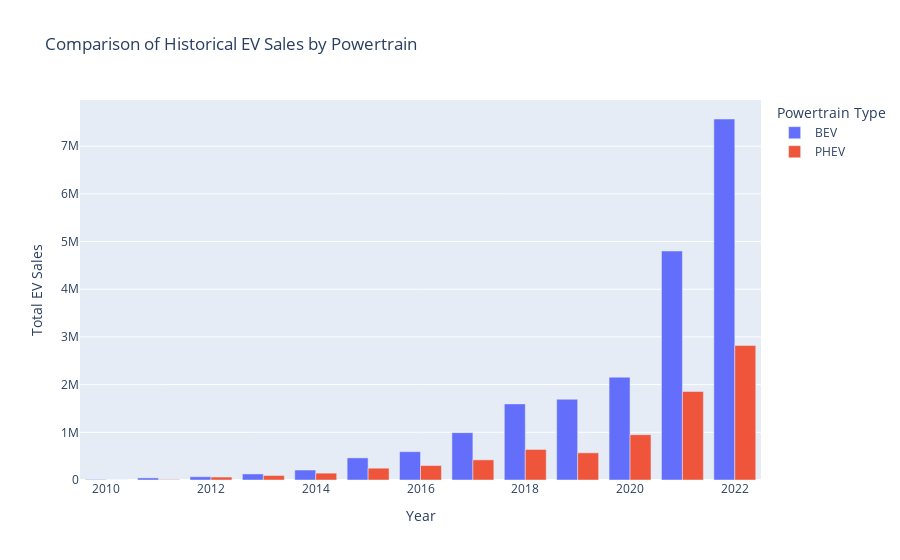

The cell this chart's notebook holds for it:
### Code cell
# 4.2 Analyse the historical EV sales treads by powertrain (use individual bar chart)


# Filter for 'EV sales' and 'Historical' category
historical_ev_sales = data[(data['parameter'] == 'EV sales') & (data['category'] == 'Historical')]

# Group data by 'year' and 'powertrain', then calculate total EV sales for each group
sales_trends_by_powertrain = historical_ev_sales.groupby(['year', 'powertrain'])['value'].sum().reset_index()

# Create a grouped bar chart to visualize the trends
fig = px.bar(sales_trends_by_powertrain, x='year', y='value', color='powertrain', barmode='group',
             labels={
                 "value": "Total EV Sales",
                 "powertrain": "Powertrain Type"
             },
             title="Comparison of Historical EV Sales by Powertrain")

# Enhance the visualization
fig.update_layout(
    xaxis_title='Year',
    yaxis_title='Total EV Sales',
    legend_title='Powertrain Type'
)

# Show the plot
fig.show()

### Figure 1 — Plotly figure (JSON) as saved in the notebook; plotly's stock layout.template omitted (floating-point values rounded to 4 significant figures)
{"data": [{"alignmentgroup": "True", "hovertemplate": "Powertrain Type=BEV<br>year=%{x}<br>Total EV Sales=%{y}<extra></extra>", "legendgroup": "BEV", "marker": {"color": "#636efa", "pattern": {"shape": ""}}, "name": "BEV", "offsetgroup": "BEV", "orientation": "v", "showlegend": true, "textposition": "auto", "type": "bar", "x": [2010, 2011, 2012, 2013, 2014, 2015, 2016, 2017, 2018, 2019, 2020, 2021, 2022], "xaxis": "x", "y": [10760.0, 43775, 69063, 127100.0, 209301, 463855, 593352, 992732, 1596054, 1692761, 2156489, 4802005, 7569873], "yaxis": "y"}, {"alignmentgroup": "True", "hovertemplate": "Powertrain Type=PHEV<br>year=%{x}<br>Total EV Sales=%{y}<extra></extra>", "legendgroup": "PHEV", "marker": {"color": "#EF553B", "pattern": {"shape": ""}}, "name": "PHEV", "offsetgroup": "PHEV", "orientation": "v", "showlegend": true, "textposition": "auto", "type": "bar", "x": [2010, 2011, 2012, 2013, 2014, 2015, 2016, 2017, 2018, 2019, 2020, 2021, 2022], "xaxis": "x", "y": [370, 9394, 61730, 94590, 143926, 247899, 302900.0, 422377, 640198, 569631, 950384, 1855499, 2820604], "yaxis": "y"}], "layout": {"barmode": "group", "legend": {"title": {"text": "Powertrain Type"}, "tracegroupgap": 0}, "title": {"text": "Comparison of Historical EV Sales by Powertrain"}, "xaxis": {"anchor": "y", "domain": [0, 1], "title": {"text": "Year"}}, "yaxis": {"anchor": "x", "domain": [0, 1], "title": {"text": "Total EV Sales"}}}}
